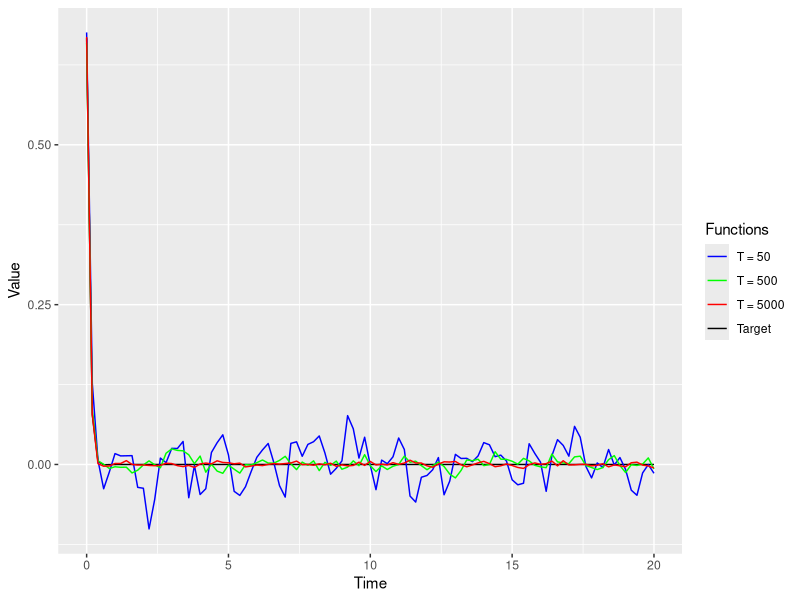

Here is the R script that generated this plot:
rm(list=ls())

library(ggplot2)
library(expm)   
library(pracma)

T <-  c(50, 500, 5000)
tau <-  linspace(0, 20, n = 101)
r <-  0.01
k <- T/r
alpha <-  5
b <- 0.3
G <-  alpha*matrix(c(-1-b, 1, b, b, -1-b, 1, 1, b, -1-b), nrow = 3, byrow = TRUE)
P <-  expm(r*G)

state <- c(-1,0,1)
value <-  matrix(0, 101,4)

for (l in 1:3) {
  u <- as.integer(k[l])
  i <- as.integer(u+20/r)
  X <- numeric(i+1)
  X[1] <- sample(state, size = 1, prob = c(1/3, 1/3, 1/3))
  
  for (j in 2:i+1) {
    v <- as.integer(X[j-1]+2)
    X[j] <- sample(state, size = 1, prob = P[v, ])
  }
  for (q in 1:101) {
    t <- tau[q]
    integral <-  0
    compt <- as.integer(t/r)
    for (h in 1:u) {
      integral <-  integral + X[h+compt] * X[h]
    }
    value[q, l] <-  integral * r / T[l]
  }
}

value[ , 4] <- 2/3 * exp(-alpha * 3 / 2 * tau * (1+b)) * cos(alpha * sqrt(3) / 2 * tau * (1-b))

#matplot(tau, value, xlab = "Time", ylab = "Value", type = "l", lwd = 2, lty = 1)

data <- data.frame (cbind(tau, value))
colnames(data) <- c("Time", "Function1", "Function2", "Function3", "Target")

final_plot <- ggplot(data, aes(x = Time, y = Value)) + geom_line(aes(y = Target, color = "Target")) + geom_line(aes(y = Function1, color = "T = 50")) + geom_line(aes(y = Function2, color = "T = 500")) + geom_line(aes(y = Function3, color = "T = 5000"))+scale_color_manual(name = "Functions", values = c("Target"="black", "T = 50"="blue", "T = 500" = "green", "T = 5000" = "red"))
final_plot
